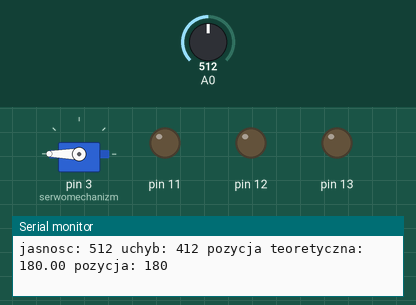
This sketch was run on a simulated Arduino Uno, built with avr-gcc and run on an emulated ATmega328P. On the bench: servo, output pins drawn as LEDs (lit = HIGH), the last lines printed to the serial monitor. The inputs (shaded band) are chosen by the test bench; at power-on: A0 = 512.

Above: at 1.2 s.
1.3 s: A0 set to 121
4.3 s: A0 set to 104
At 5.4 s:
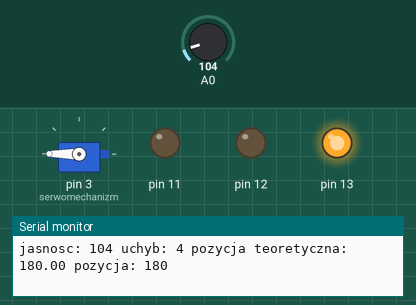
5.8 s: A0 set to 0
At 7.0 s:
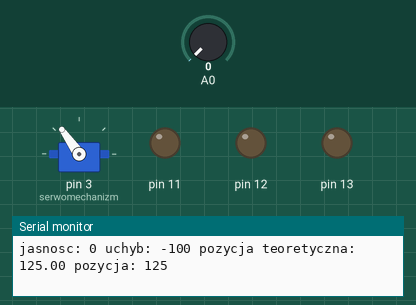
8.8 s: A0 set to 122
At 9.79 s:
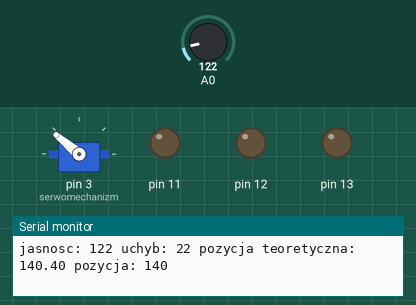
Timing chart, 0 to 12.8 s (numbered marks = the images above; inputs shaded):
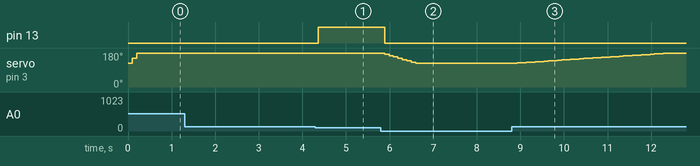

The sketch:

Regulator_P_fotorezyst.ino
```cpp
#include<Servo.h>
 Servo serwomechanizm;
 int jasn_akt=0,poz_akt=125,jasn_zad=100, uchyb;
 float poz_teor=0,Kp=0.07;

void setup() {
  Serial.begin (9600);
  pinMode(12,OUTPUT);
  pinMode(13,OUTPUT);
   pinMode(11,OUTPUT);
  serwomechanizm.attach(3);
}

void loop() {
//układ sprzężenia z regulatorem P
jasn_akt=analogRead(A0);
Serial.print("jasnosc: ");
Serial.print(jasn_akt);
uchyb=jasn_akt-jasn_zad;
Serial.print(" uchyb: ");
Serial.print(uchyb);
poz_teor=poz_teor+Kp*uchyb;
if(poz_teor>180)
  {
    poz_teor=180;
  }
  if(poz_teor<125)
  {
    poz_teor=125;
  }
Serial.print(" pozycja teoretyczna: ");
Serial.print(poz_teor);
poz_akt=poz_teor;
serwomechanizm.write(poz_akt);
Serial.print(" pozycja: ");
 Serial.println(poz_akt);

if(uchyb==0|abs(uchyb)==1)
{
  digitalWrite(12,HIGH);
}
else
{
   digitalWrite(12,LOW);
}

if(uchyb>1&&uchyb<10)
{
  digitalWrite(13,HIGH);
}
else
{
  digitalWrite(13,LOW);
}
if(uchyb>-10&&uchyb<-1)
{
  digitalWrite(11,HIGH);
}
else
{
  digitalWrite(11,LOW);
}
  delay(100);
}
```

Measured:
- the behaviour switches between 110 and 109 on A0 (found by bisection; images 0 and 1)
- after the input at 4.3 s, pin 13: LOW → HIGH after 0.07 s
- after the input at 5.8 s, pin 13: HIGH → LOW after 0.09 s; servo on pin 3 (serwomechanizm): moves from 180° to 125° over 0.71 s, starting after 0.09 s
- after the input at 8.8 s, servo on pin 3 (serwomechanizm): moves from 125° to 180° over 3.6 s, starting at once
